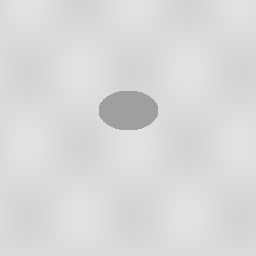
#> input picture tests/fixtures/tile_post.png, 256 x 256 px
$ python -i photo.py   (imports and definitions only)
#> lines starting #> are read from the running program, lines starting #| are printed output that depends on the picture; after the words box and inside, x2 and y2 are one past the last pixel; in counts of white or black regions, pixels touching at a corner belong together
### horus/imagery.py
"""2-D imagery: orthophotos / satellite / drone orthomosaics -> roads and power-line corridors.

Image sources (any georeferenced RGB image):
  * drone orthomosaic (DJI L3 / RGB camera)  - synthetic one for the demo estate
  * NLS orthophoto (Maanmittauslaitos WMTS, needs the NLS key)
  * any PNG/JPG + world file (.pgw/.jgw/.wld) or GeoTIFF in ETRS-TM35FIN given with --image

Detection (1 m working resolution):
  * colour indices: excess-green ExG = (2G-R-B)/(R+G+B), brightness, local texture
  * road surface   = not green, not water, bright (gravel / asphalt / bare ruts)
  * cleared strip  = green but smooth and brighter than forest canopy (grass / shrub under a line)
  * roads: road-surface corridors 2-12 m wide through forest -> skeleton -> vectorised paths
  * power-line corridors: long (>=150 m) STRAIGHT cleared strips 6-45 m wide through forest
    (probabilistic Hough on the strip skeleton) - conductors are too thin to see, the clearing is not
"""
from __future__ import annotations

import io
import math
from pathlib import Path

import numpy as np
from scipy import ndimage as ndi

from .geo import polyline_distance


class Ortho:
    """RGB image (rows north -> south) with georeferencing in the site's projected frame."""

    # [4 lines left out: function __init__, not called in this run]

    @property
    def bounds_xy(self):
        return self.x0, self.y1 - self.h * self.res, self.x0 + self.w * self.res, self.y1

    # [19 lines left out: functions png, resample, not called in this run]


# ------------------------------------------------------------------------------------ loading
def load_image(path, frame=None):
    """PNG/JPG/TIF + world file (.pgw/.jgw/.tfw/.wld), or GeoTIFF with ModelTiepoint/PixelScale tags."""
    from PIL import Image
    p = Path(path)
    im = Image.open(p)
    rgb = np.asarray(im.convert("RGB"))
    for ext in (p.suffix[:2] + p.suffix[-1] + "w", ".wld", p.suffix + "w", ".pgw", ".jgw", ".tfw"):
        wf = p.with_suffix(ext)
        if wf.exists():
            a, d, b, e, c, f = [float(v) for v in wf.read_text().split()[:6]]
            return Ortho(rgb, c - a / 2, f - e / 2 if e < 0 else f, abs(a), f"image {p.name} (world file)")
    tags = getattr(im, "tag_v2", {})
    if 33922 in tags and 33550 in tags:
        tp = tags[33922]
        sc = tags[33550]
        return Ortho(rgb, float(tp[3]), float(tp[4]), float(sc[0]), f"GeoTIFF {p.name}")
    raise ValueError(f"{p.name}: no georeferencing (add a world file .pgw/.jgw in ETRS-TM35FIN)")


# [57 lines left out: functions nls_ortho, _indices, classify, not called in this run]


def _to_1m(mask_05):
    ny, nx = mask_05.shape[0] // 2, mask_05.shape[1] // 2
    return mask_05[: ny * 2, : nx * 2].reshape(ny, 2, nx, 2).mean(axis=(1, 3)) > 0.5


# [101 lines left out: functions find_roads_in_image, find_corridors_in_image, analyse, not called in this run]

### horus/photo.py
"""Analyse a single photo (JPG / PNG / TIF) without a 3D scan.

Two kinds of photo:

* FROM ABOVE (drone / aerial / satellite, camera pointing down)
    - placed on the map: world file / GeoTIFF, else DJI EXIF + XMP (GPS position, flight height above
      take-off, camera focal length -> ground sampling distance, gimbal yaw -> rotated north-up), else at a
      lat/lon given by the user with an assumed scale
    - land cover: forest canopy, open vegetation, dry grass / bare ground, road surface, water
    - individual tree crowns (local maxima of crown brightness + watershed), each rated from its colour:
      healthy (green), stressed (yellowing / pale), dead (brown, red-grey or grey - beetle-killed or dry)
    - roads and power-line clearings (horus.imagery detectors) and the trees standing next to them
    - fire hazard: dead crowns + dry grass, scaled by today's fuel dryness

* FROM THE GROUND (phone / camera photo into the forest)
    - sky removed, then the share of green, yellowing and brown / grey (dead or dry) foliage and of dry
      grass / litter in the lower part of the picture -> crown-health and fire-fuel indicators

What a single photo can NOT give: tree heights, storm-fall reach, exact positions without GPS. Those need a
3D scan (upload it together with the photo).
"""
from __future__ import annotations

import io
import math
import re
from pathlib import Path

import numpy as np
from scipy import ndimage as ndi

HEALTH = ("healthy", "stressed", "dead")


# ------------------------------------------------------------------------------------------ metadata
def read_meta(path) -> dict:
    """EXIF GPS + camera + DJI XMP (RelativeAltitude, GimbalPitch/Yaw) from a JPG."""
    from PIL import Image
    from PIL.ExifTags import GPSTAGS, TAGS
    im = Image.open(path)
    out = dict(width=im.size[0], height=im.size[1])
    try:
        ex = im.getexif()
        base = {TAGS.get(k, k): v for k, v in ex.items()}
        sub = {}
        try:
            sub = {TAGS.get(k, k): v for k, v in ex.get_ifd(0x8769).items()}
        except Exception:  # noqa: BLE001
            pass
        gps = {}
        try:
            gps = {GPSTAGS.get(k, k): v for k, v in ex.get_ifd(0x8825).items()}
        except Exception:  # noqa: BLE001
            pass
        out["make"] = str(base.get("Make", "")).strip("\x00 ")
        out["model"] = str(base.get("Model", "")).strip("\x00 ")
        fl = sub.get("FocalLength") or base.get("FocalLength")
        f35 = sub.get("FocalLengthIn35mmFilm") or base.get("FocalLengthIn35mmFilm")
        if fl:
            out["focal_mm"] = float(fl)
        if f35:
            out["focal35_mm"] = float(f35)

        # [4 lines left out: function dms, not called in this run]
        if "GPSLatitude" in gps and "GPSLongitude" in gps:
            out["lat"] = dms(gps["GPSLatitude"], gps.get("GPSLatitudeRef", "N"))
            out["lon"] = dms(gps["GPSLongitude"], gps.get("GPSLongitudeRef", "E"))
        if "GPSAltitude" in gps:
            out["gps_alt"] = float(gps["GPSAltitude"])
    except Exception:  # noqa: BLE001
        pass
    # DJI XMP (drone-dji:...) lives as plain text inside the JPEG
    try:
        raw = Path(path).read_bytes()[:400_000]
        i = raw.find(b"<x:xmpmeta")
        if i >= 0:
            xmp = raw[i:raw.find(b"</x:xmpmeta>", i) + 12].decode("utf-8", "replace")
            for key, name in (("RelativeAltitude", "rel_alt"), ("GimbalPitchDegree", "pitch"), ("GimbalYawDegree", "yaw"),
                              ("FlightYawDegree", "flight_yaw"), ("GpsLatitude", "xmp_lat"), ("GpsLongitude", "xmp_lon"),
                              ("GpsLongtitude", "xmp_lon")):
                m = re.search(r'drone-dji:' + key + r'\s*=\s*"([-+0-9.eE]+)"', xmp) or \
                    re.search(r'<drone-dji:' + key + r'>([-+0-9.eE]+)<', xmp)
                if m:
                    out[name] = float(m.group(1))
            if "lat" not in out and "xmp_lat" in out:
                out["lat"], out["lon"] = out["xmp_lat"], out.get("xmp_lon")
    except Exception:  # noqa: BLE001
        pass
    return out


# [11 lines left out: function _gsd, not called in this run]


# ------------------------------------------------------------------------------------------ colours
def _channels(rgb):
    f = rgb.astype(np.float32) / 255.0
    r, g, b = f[..., 0], f[..., 1], f[..., 2]
    s = r + g + b + 1e-6
    return r, g, b, s, (2 * g - r - b) / s


def _hsv(rgb):
    from skimage.color import rgb2hsv
    return rgb2hsv(rgb)


def classify_pixels(rgb):
    """Per-pixel classes for vegetation state: green (healthy), yellow (stressed / drying),
    brown-red-grey (dead / dry), plus sky, water, road/bare."""
    r, g, b, s, exg = _channels(rgb)
    hsv = _hsv(rgb)
    h, sat, val = hsv[..., 0] * 360, hsv[..., 1], hsv[..., 2]
    sky = (b > r * 1.05) & (b > g * 0.95) & (val > 0.45) & (sat < 0.6)
    sky |= (val > 0.85) & (sat < 0.12)                            # overcast white sky
    water = (b / s > 0.37) & (val < 0.45) & (exg < 0.05) & ~sky
    green = (exg > 0.05) & (h > 65) & (h < 170) & (sat > 0.12) & ~sky
    yellow = (h >= 40) & (h <= 65) & (sat > 0.25) & (val > 0.25) & ~green & ~sky
    brown = (((h < 40) | (h > 330)) & (sat > 0.18) & (val > 0.12) & (val < 0.8)) & ~sky & ~water
    grey = (sat < 0.12) & (val > 0.25) & (val < 0.75) & ~sky & ~water
    dark = val < 0.12
    return dict(sky=sky, water=water, green=green, yellow=yellow, brown=brown, grey=grey, dark=dark, exg=exg, val=val)


# ------------------------------------------------------------------------------------------ from above
# [99 lines left out: function analyse_aerial, not called in this run]


def _strip(d):
    return {k: (v.tolist() if isinstance(v, np.ndarray) else v) for k, v in d.items() if k != "line"}


# ------------------------------------------------------------------------------------------ from the ground
def analyse_ground(rgb):
    f = max(1, int(max(rgb.shape[:2]) / 900))
    small = rgb[::f, ::f]
    px = classify_pixels(small)
    H = small.shape[0]
    notsky = ~px["sky"]
    upper = np.zeros(notsky.shape, bool)
    upper[: int(H * 0.7)] = True                                # trees / crowns; the lower 30 % is the ground layer
    fol = (px["green"] | px["yellow"] | px["brown"] | px["grey"]) & notsky & upper
    n = max(int(fol.sum()), 1)
    green = float((px["green"] & fol).sum() / n)
    yellow = float((px["yellow"] & fol).sum() / n)
    deadf = float(((px["brown"] | px["grey"]) & fol).sum() / n)
    gl = ~upper & notsky
    ng = max(int(gl.sum()), 1)
    dry_ground = float(((px["yellow"] | px["brown"]) & gl).sum() / ng)
    state = "dead / dry" if deadf > 0.35 else "stressed" if (yellow + 0.5 * deadf) > 0.3 else "mostly healthy"
    return dict(view="ground", sky_share=round(float(px["sky"].mean()), 3),
                foliage=dict(green=round(green, 3), yellowing=round(yellow, 3), brown_grey=round(deadf, 3)),
                dry_ground_share=round(dry_ground, 3), overall=state,
                masks=dict(dead=(px["brown"] | px["grey"]) & fol, yellow=px["yellow"] & fol, dry=(px["yellow"] | px["brown"]) & gl,
                           f=f))


# ------------------------------------------------------------------------------------------ overlay
def overlay_png(rgb, res, max_px=1600) -> bytes:
    from PIL import Image, ImageDraw
    im = Image.fromarray(rgb, "RGB")
    sc = min(1.0, max_px / max(im.size))
    if sc < 1:
        im = im.resize((int(im.size[0] * sc), int(im.size[1] * sc)))
    base = np.asarray(im).astype(np.float32) * 0.8
    m = res["masks"]

    def tint(mask, color, a):
        mm = np.asarray(Image.fromarray(mask.astype(np.uint8) * 255).resize(im.size, Image.NEAREST)) > 0
        base[mm] = base[mm] * (1 - a) + np.array(color, np.float32) * a
    if res["view"] == "above":
        tint(m["dry"], (255, 210, 60), 0.45)
    else:
        tint(m["dry"], (255, 210, 60), 0.4)
        tint(m["yellow"], (255, 170, 30), 0.45)
        tint(m["dead"], (230, 40, 30), 0.55)
    out = Image.fromarray(base.clip(0, 255).astype(np.uint8))
    d = ImageDraw.Draw(out)
    if res["view"] == "above":
        col = {0: (60, 230, 110), 1: (255, 190, 40), 2: (255, 50, 40)}
        for it, c in [(r, (255, 150, 40)) for r in res["roads"]] + [(c, (80, 210, 255)) for c in res["corridors"]]:
            pts = [(x * sc, y * sc) for x, y in it["px"]]
            if len(pts) > 1:
                d.line(pts, fill=c, width=max(3, int(5 * sc * 2)))
        rr = max(2, int(3 * sc * 2))
        for c in res["crowns"]:
            x, y = c["px"] * sc, c["py"] * sc
            r = max(rr, c["diameter_m"] / res["gsd_m"] * sc / 2 * 0.8)
            w = 3 if c.get("near") else 2
            d.ellipse([x - r, y - r, x + r, y + r], outline=col[c["state"]], width=w)
    b = io.BytesIO()
    small = np.asarray(im)
    empty = small.max(axis=2) <= 8                         # black corners of a north-up rotated photo
    if empty.mean() > 0.01:
        rgba = np.dstack([np.asarray(out), np.where(empty, 0, 255).astype(np.uint8)])
        Image.fromarray(rgba, "RGBA").save(b, "PNG", optimize=True)
    else:
        out.save(b, "JPEG", quality=85)
    return b.getvalue()


# ------------------------------------------------------------------------------------------ entry point
def analyse_photo(path, view="auto", lat=None, lon=None, gsd=None, anchor=(62.747066, 27.259548)):
    """Returns (result dict for the API, overlay JPEG bytes, north-up photo JPEG bytes)."""
    from PIL import Image, ImageOps
    path = Path(path)
    meta = read_meta(path)
#> in read_meta, im is the input picture: PIL image 256x256 LA; mean R, G, B, A 217, 217, 217, 255
#> in read_meta, `base = {TAGS.get(k, k): v for k, v in ex.items()}`: base = 0 items
#> meta = {'width': 256, 'height': 256, 'make': '', 'model': ''}
    im = ImageOps.exif_transpose(Image.open(path)).convert("RGB")
#> im: PIL image 256x256 RGB
    rgb = np.asarray(im)
    placement, bounds = None, None
    world = None
    try:
        from .imagery import load_image
        world = load_image(path)                         # world file / GeoTIFF in ETRS-TM35FIN
#> in load_image, `tags = getattr(im, "tag_v2", {})`: tags = 0 items
    except Exception:  # noqa: BLE001
        world = None
    pitch = meta.get("pitch")
    if view == "auto":
        if world is not None or (pitch is not None and pitch < -60):
            view = "above"
        elif pitch is not None and pitch > -45:
            view = "ground"
        else:
            px = classify_pixels(rgb[:: max(1, rgb.shape[0] // 300), :: max(1, rgb.shape[1] // 300)])
#> in classify_pixels, `r, g, b, s, exg = _channels(rgb)`: exg: shape (256, 256) float32; every value is 0
#> in _hsv, `return rgb2hsv(rgb)`:
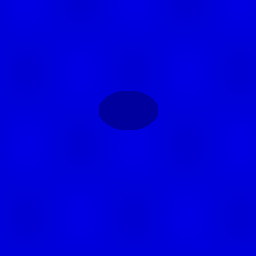
#> returned value: shape (256, 256, 3) float64; mean of channels 0, 1, 2 0, 0, 0.851; drawn as R, G, B
#> in classify_pixels, `h, sat, val = hsv[..., 0] * 360, hsv[..., 1], hsv[..., 2]`: h: shape (256, 256) float64; every value is 0
#> in classify_pixels, `sky = (b > r * 1.05) & (b > g * 0.95) & (val > 0.45) & (sat < 0.6)`: sky: shape (256, 256) bool; every value is 0
#> in classify_pixels, `sky |= (val > 0.85) & (sat < 0.12)`:
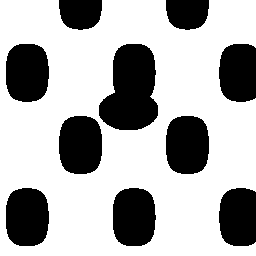
#> sky: shape (256, 256) bool; 68.5% white; 10 black regions, largest, box (x1, y1, x2, y2) and area: (99, 44, 158, 130) 3748, (166, 116, 209, 174) 2172, (59, 116, 102, 174) 2171
#> in classify_pixels, `grey = (sat < 0.12) & (val > 0.25) & (val < 0.75) & ~sky & ~water`:
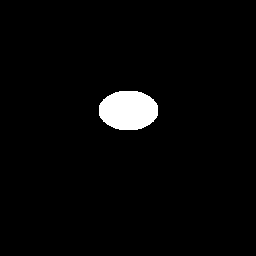
#> grey: shape (256, 256) bool; 2.9% white; 1 white region, box (x1, y1, x2, y2) and area: (99, 91, 158, 130) 1869
#> px = 9 items
            top = px["sky"][: px["sky"].shape[0] // 3]
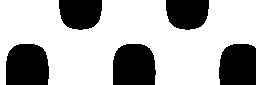
#> top: shape (85, 256) bool; 68.7% white; 5 black regions, box (x1, y1, x2, y2) and area: (6, 44, 49, 85) 1602, (113, 44, 156, 85) 1592, (219, 44, 256, 85) 1411, (59, 0, 102, 30) 1103, (166, 0, 209, 30) 1103
            view = "ground" if top.mean() > 0.12 else "above"
#> view = 'ground'
    if view == "ground":
        res = analyse_ground(rgb)
#> in analyse_ground, `px = classify_pixels(small)`: px = 9 items
#> in analyse_ground, `n = max(int(fol.sum()), 1)`: n = 1869
#> in analyse_ground, `green = float((px["green"] & fol).sum() / n)`: green = 0
#> in analyse_ground, `deadf = float(((px["brown"] | px["grey"]) & fol).sum() / n)`: deadf = 1
#> in analyse_ground, `gl = ~upper & notsky`:
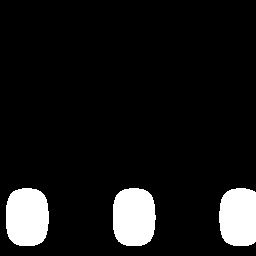
#> gl: shape (256, 256) bool; 9.5% white; 3 white regions, box (x1, y1, x2, y2) and area: (6, 188, 49, 246) 2165, (113, 188, 156, 246) 2159, (219, 188, 256, 246) 1931
#> in analyse_ground, `ng = max(int(gl.sum()), 1)`: ng = 6255
#> in analyse_ground, `dry_ground = float(((px["yellow"] | px["brown"]) & gl).sum() / ng)`: dry_ground = 0
#> in analyse_ground, `state = "dead / dry" if deadf > 0.35 else "stressed" if (yellow + 0.5 ..`: state = 'dead / dry'
#> res = 6 items
        placement = "ground photo: no map position" + (f" (taken at {meta['lat']:.5f} N, {meta['lon']:.5f} E)" if meta.get("lat") else "")
#> placement = 'ground photo: no map position'
        if meta.get("lat"):
            res["taken_at"] = [meta["lon"], meta["lat"]]
    else:
        g = None
        if world is not None:
            from .geo import TM35FIN
            g = world.res
            rgb = world.rgb
            x0, y0, x1, y1 = world.bounds_xy
            tm = TM35FIN()
            lo0, la0 = tm.to_lonlat(x0, y0)
            lo1, la1 = tm.to_lonlat(x1, y1)
            bounds = [[float(la0), float(lo0)], [float(la1), float(lo1)]]
            placement = f"georeferenced ({world.source})"
        else:
            g = gsd or _gsd(meta)
            yaw = meta.get("yaw", meta.get("flight_yaw"))
            if yaw is not None and abs(yaw) > 0.5:      # rotate so north is up (camera top edge pointed at yaw)
                im2 = Image.fromarray(rgb).rotate(-yaw, expand=True, resample=Image.BILINEAR, fillcolor=(0, 0, 0))
                rgb = np.asarray(im2)
            clat = lat if lat not in (None, "") else meta.get("lat")
            clon = lon if lon not in (None, "") else meta.get("lon")
            if g is None:
                g = 0.05
                scale_note = "scale unknown - assumed 5 cm per pixel (enter the flight height or m/pixel for real sizes)"
            else:
                scale_note = f"scale {g * 100:.1f} cm/pixel" + (f" from flight height {meta['rel_alt']:.0f} m" if meta.get("rel_alt") and not gsd else "")
            if clat is None:
                clat, clon = anchor
                placement = "no GPS in the photo - shown at the Kuopio demo point; " + scale_note
            else:
                placement = (f"GPS {float(clat):.5f} N, {float(clon):.5f} E" + (" (drone photo)" if meta.get("rel_alt") else "")
                             + "; " + scale_note)
            h_m, w_m = rgb.shape[0] * g, rgb.shape[1] * g
            dlat = h_m / 2 / 111_320.0
            dlon = w_m / 2 / (111_320.0 * math.cos(math.radians(float(clat))))
            bounds = [[float(clat) - dlat, float(clon) - dlon], [float(clat) + dlat, float(clon) + dlon]]
        res = analyse_aerial(rgb, g)
    ov = overlay_png(rgb, res)
#> in overlay_png, `base = np.asarray(im).astype(np.float32) * 0.8`:
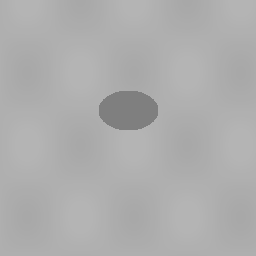
#> base: shape (256, 256, 3) float32; min 127.2, max 180.8, mean 173.6
#> in overlay_png, `m = res["masks"]`: m = 4 items
#> call 3 of tint, with color = (230, 40, 30), a = 0.55
#> in tint (call 3), `base[mm] = base[mm] * (1 - a) + np.array(color, np.float32) * a`:
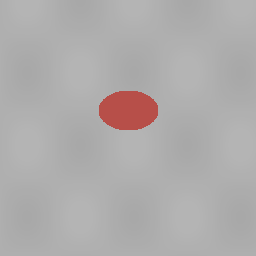
#> base: shape (256, 256, 3) float32; 2.85% of pixels changed, all inside (x1, y1, x2, y2) = (99, 91, 158, 130)
    b = io.BytesIO()
    Image.fromarray(rgb).save(b, "JPEG", quality=85)
    res.pop("masks", None)
    res.update(name=path.name, placement=placement, bounds=bounds, size_px=[int(rgb.shape[1]), int(rgb.shape[0])],
               camera=" ".join(x for x in (meta.get("make"), meta.get("model")) if x) or None,
               flight_height_m=meta.get("rel_alt"), gimbal_pitch=meta.get("pitch"))
    if res["view"] == "above":
        for c in res["crowns"]:                        # crown list is large; keep positions compact
            c["px"], c["py"] = round(c["px"]), round(c["py"])
    return res, ov, b.getvalue()

>>> result = analyse_photo('../tests/fixtures/tile_post.png')
